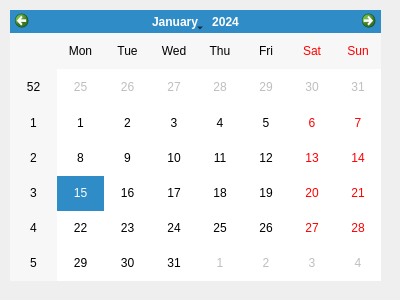
<?xml version="1.0" encoding="UTF-8"?>
<ui version="4.0">
 <class>CalendarDialog</class>
 <widget class="QDialog" name="CalendarDialog">
  <property name="geometry">
   <rect>
    <x>0</x>
    <y>0</y>
    <width>400</width>
    <height>300</height>
   </rect>
  </property>
  <property name="windowTitle">
   <string>Dialog</string>
  </property>
  <widget class="QCalendarWidget" name="calendarWidget">
   <property name="geometry">
    <rect>
     <x>10</x>
     <y>10</y>
     <width>371</width>
     <height>271</height>
    </rect>
   </property>
  </widget>
 </widget>
 <resources/>
 <connections/>
</ui>
